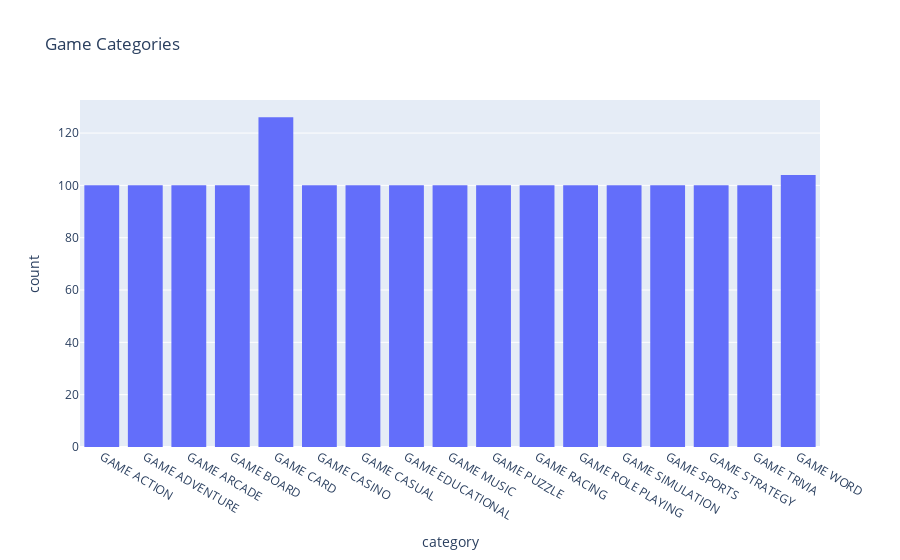

Source (notebook cell):
### Code cell
fig = px.histogram(df, "category", title="Game Categories");

fig.update_layout(xaxis={'categoryorder':'total descending'})

fig.show()

### Figure 1 — Plotly figure (JSON) as saved in the notebook; plotly's stock layout.template omitted (floating-point values rounded to 4 significant figures; data arrays with more than 128 entries replaced by an {"elided": "..."} marker saying what was removed)
{"data": [{"alignmentgroup": "True", "bingroup": "x", "hovertemplate": "category=%{x}<br>count=%{y}<extra></extra>", "legendgroup": "", "marker": {"color": "#636efa", "pattern": {"shape": ""}}, "name": "", "offsetgroup": "", "orientation": "v", "showlegend": false, "type": "histogram", "x": {"elided": "1730 str values"}, "xaxis": "x", "yaxis": "y"}], "layout": {"barmode": "relative", "legend": {"tracegroupgap": 0}, "title": {"text": "Game Categories"}, "xaxis": {"anchor": "y", "domain": [0, 1], "title": {"text": "category"}}, "yaxis": {"anchor": "x", "domain": [0, 1], "title": {"text": "count"}}}}
